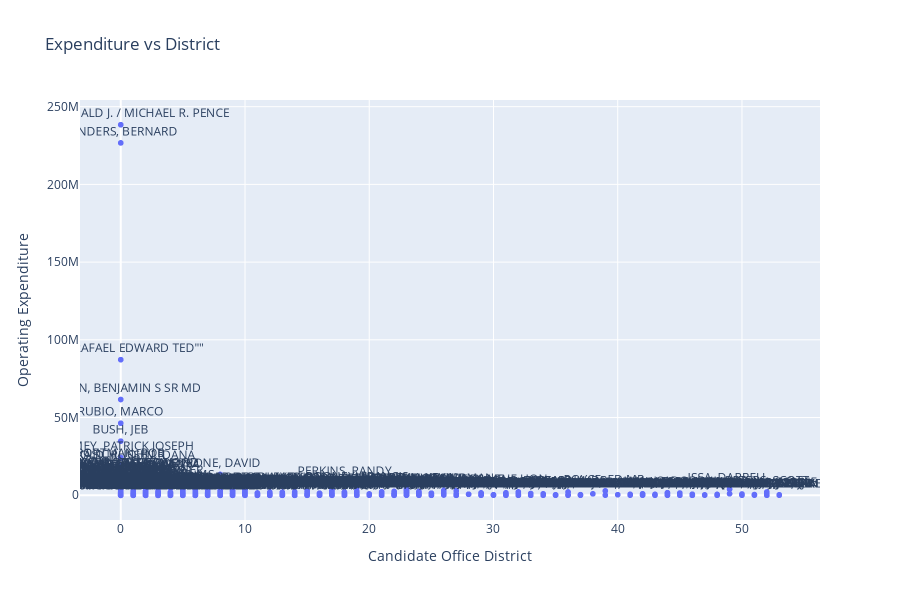

Notebook code cell kept with this figure:
### Code cell
#Not really needed
fig = px.scatter(campaign_data, x= campaign_data['Candidate Office District'], y= campaign_data['Operating Expenditure'], hover_name= 'winner',text = 'Candidate Name',  title ='Expenditure vs District')
fig.update_traces(textposition='top center')
fig.update_layout(
    height=600,)
fig.show()

### Figure 1 — Plotly figure (JSON) as saved in the notebook; plotly's stock layout.template omitted (floating-point values rounded to 4 significant figures; data arrays with more than 128 entries replaced by an {"elided": "..."} marker saying what was removed)
{"data": [{"hovertemplate": "<b>%{hovertext}</b><br><br>Candidate Office District=%{x}<br>Operating Expenditure=%{y}<br>Candidate Name=%{text}<extra></extra>", "hovertext": {"elided": "1551 int values"}, "legendgroup": "", "marker": {"color": "#636efa", "symbol": "circle"}, "mode": "markers+text", "name": "", "showlegend": false, "text": {"elided": "1551 str values"}, "textposition": "top center", "type": "scattergl", "x": {"elided": "1551 int values"}, "xaxis": "x", "y": {"elided": "1551 float values"}, "yaxis": "y"}], "layout": {"height": 600, "legend": {"tracegroupgap": 0}, "title": {"text": "Expenditure vs District"}, "xaxis": {"anchor": "y", "domain": [0, 1], "title": {"text": "Candidate Office District"}}, "yaxis": {"anchor": "x", "domain": [0, 1], "title": {"text": "Operating Expenditure"}}}}
